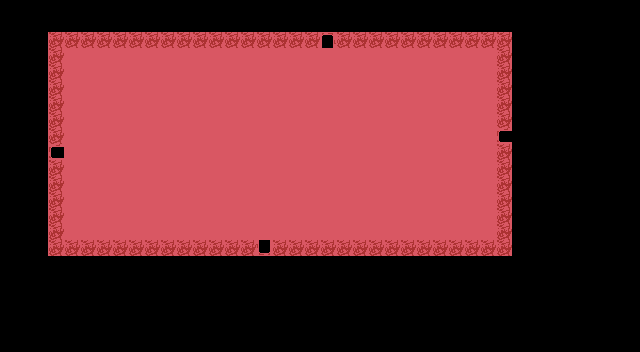

Below is a game level as drawn by its tile map, then a one-line description and the .tmx file that defines it, in full:
An orthogonal 40x22 tile map with 16x16 px tiles, 3 tile layers (border_tiles, door, floor) and 4 objects (border_right, border_left, border_bottom, border_top).

<map version="1.5" tiledversion="1.5.0" orientation="orthogonal" renderorder="right-down" width="40" height="22" tilewidth="16" tileheight="16" infinite="0" nextlayerid="8" nextobjectid="165">
 <tileset firstgid="1" source="tileset.tsx" />
 <layer id="7" name="border_tiles" width="40" height="22">
  <data encoding="csv">
0,0,0,0,0,0,0,0,0,0,0,0,0,0,0,0,0,0,0,0,0,0,0,0,0,0,0,0,0,0,0,0,0,0,0,0,0,0,0,0,
0,0,0,0,0,0,0,0,0,0,0,0,0,0,0,0,0,0,0,0,0,0,0,0,0,0,0,0,0,0,0,0,0,0,0,0,0,0,0,0,
0,0,0,2,2,2,2,2,2,2,2,2,2,2,2,2,2,2,2,2,0,2,2,2,2,2,2,2,2,2,2,2,0,0,0,0,0,0,0,0,
0,0,0,2,0,0,0,0,0,0,0,0,0,0,0,0,0,0,0,0,0,0,0,0,0,0,0,0,0,0,0,2,0,0,0,0,0,0,0,0,
0,0,0,2,0,0,0,0,0,0,0,0,0,0,0,0,0,0,0,0,0,0,0,0,0,0,0,0,0,0,0,2,0,0,0,0,0,0,0,0,
0,0,0,2,0,0,0,0,0,0,0,0,0,0,0,0,0,0,0,0,0,0,0,0,0,0,0,0,0,0,0,2,0,0,0,0,0,0,0,0,
0,0,0,2,0,0,0,0,0,0,0,0,0,0,0,0,0,0,0,0,0,0,0,0,0,0,0,0,0,0,0,2,0,0,0,0,0,0,0,0,
0,0,0,2,0,0,0,0,0,0,0,0,0,0,0,0,0,0,0,0,0,0,0,0,0,0,0,0,0,0,0,2,0,0,0,0,0,0,0,0,
0,0,0,2,0,0,0,0,0,0,0,0,0,0,0,0,0,0,0,0,0,0,0,0,0,0,0,0,0,0,0,0,0,0,0,0,0,0,0,0,
0,0,0,0,0,0,0,0,0,0,0,0,0,0,0,0,0,0,0,0,0,0,0,0,0,0,0,0,0,0,0,2,0,0,0,0,0,0,0,0,
0,0,0,2,0,0,0,0,0,0,0,0,0,0,0,0,0,0,0,0,0,0,0,0,0,0,0,0,0,0,0,2,0,0,0,0,0,0,0,0,
0,0,0,2,0,0,0,0,0,0,0,0,0,0,0,0,0,0,0,0,0,0,0,0,0,0,0,0,0,0,0,2,0,0,0,0,0,0,0,0,
0,0,0,2,0,0,0,0,0,0,0,0,0,0,0,0,0,0,0,0,0,0,0,0,0,0,0,0,0,0,0,2,0,0,0,0,0,0,0,0,
0,0,0,2,0,0,0,0,0,0,0,0,0,0,0,0,0,0,0,0,0,0,0,0,0,0,0,0,0,0,0,2,0,0,0,0,0,0,0,0,
0,0,0,2,0,0,0,0,0,0,0,0,0,0,0,0,0,0,0,0,0,0,0,0,0,0,0,0,0,0,0,2,0,0,0,0,0,0,0,0,
0,0,0,2,2,2,2,2,2,2,2,2,2,2,2,2,0,2,2,2,2,2,2,2,2,2,2,2,2,2,2,2,0,0,0,0,0,0,0,0,
0,0,0,0,0,0,0,0,0,0,0,0,0,0,0,0,0,0,0,0,0,0,0,0,0,0,0,0,0,0,0,0,0,0,0,0,0,0,0,0,
0,0,0,0,0,0,0,0,0,0,0,0,0,0,0,0,0,0,0,0,0,0,0,0,0,0,0,0,0,0,0,0,0,0,0,0,0,0,0,0,
0,0,0,0,0,0,0,0,0,0,0,0,0,0,0,0,0,0,0,0,0,0,0,0,0,0,0,0,0,0,0,0,0,0,0,0,0,0,0,0,
0,0,0,0,0,0,0,0,0,0,0,0,0,0,0,0,0,0,0,0,0,0,0,0,0,0,0,0,0,0,0,0,0,0,0,0,0,0,0,0,
0,0,0,0,0,0,0,0,0,0,0,0,0,0,0,0,0,0,0,0,0,0,0,0,0,0,0,0,0,0,0,0,0,0,0,0,0,0,0,0,
0,0,0,0,0,0,0,0,0,0,0,0,0,0,0,0,0,0,0,0,0,0,0,0,0,0,0,0,0,0,0,0,0,0,0,0,0,0,0,0
</data>
 </layer>
 <objectgroup id="6" name="border">
  <object id="154" name="border_right" x="496" y="32" width="16" height="224" />
  <object id="161" name="border_left" x="48" y="32" width="16" height="224" />
  <object id="163" name="border_bottom" x="64" y="240" width="432" height="16" />
  <object id="164" name="border_top" x="64" y="32" width="432" height="16" />
 </objectgroup>
 <layer id="3" name="door" width="40" height="22">
  <data encoding="csv">
0,0,0,0,0,0,0,0,0,0,0,0,0,0,0,0,0,0,0,0,0,0,0,0,0,0,0,0,0,0,0,0,0,0,0,0,0,0,0,0,
0,0,0,0,0,0,0,0,0,0,0,0,0,0,0,0,0,0,0,0,0,0,0,0,0,0,0,0,0,0,0,0,0,0,0,0,0,0,0,0,
0,0,0,0,0,0,0,0,0,0,0,0,0,0,0,0,0,0,0,0,3,0,0,0,0,0,0,0,0,0,0,0,0,0,0,0,0,0,0,0,
0,0,0,0,0,0,0,0,0,0,0,0,0,0,0,0,0,0,0,0,0,0,0,0,0,0,0,0,0,0,0,0,0,0,0,0,0,0,0,0,
0,0,0,0,0,0,0,0,0,0,0,0,0,0,0,0,0,0,0,0,0,0,0,0,0,0,0,0,0,0,0,0,0,0,0,0,0,0,0,0,
0,0,0,0,0,0,0,0,0,0,0,0,0,0,0,0,0,0,0,0,0,0,0,0,0,0,0,0,0,0,0,0,0,0,0,0,0,0,0,0,
0,0,0,0,0,0,0,0,0,0,0,0,0,0,0,0,0,0,0,0,0,0,0,0,0,0,0,0,0,0,0,0,0,0,0,0,0,0,0,0,
0,0,0,0,0,0,0,0,0,0,0,0,0,0,0,0,0,0,0,0,0,0,0,0,0,0,0,0,0,0,0,0,0,0,0,0,0,0,0,0,
0,0,0,0,0,0,0,0,0,0,0,0,0,0,0,0,0,0,0,0,0,0,0,0,0,0,0,0,0,0,0,1610612739,0,0,0,0,0,0,0,0,
0,0,0,1610612739,0,0,0,0,0,0,0,0,0,0,0,0,0,0,0,0,0,0,0,0,0,0,0,0,0,0,0,0,0,0,0,0,0,0,0,0,
0,0,0,0,0,0,0,0,0,0,0,0,0,0,0,0,0,0,0,0,0,0,0,0,0,0,0,0,0,0,0,0,0,0,0,0,0,0,0,0,
0,0,0,0,0,0,0,0,0,0,0,0,0,0,0,0,0,0,0,0,0,0,0,0,0,0,0,0,0,0,0,0,0,0,0,0,0,0,0,0,
0,0,0,0,0,0,0,0,0,0,0,0,0,0,0,0,0,0,0,0,0,0,0,0,0,0,0,0,0,0,0,0,0,0,0,0,0,0,0,0,
0,0,0,0,0,0,0,0,0,0,0,0,0,0,0,0,0,0,0,0,0,0,0,0,0,0,0,0,0,0,0,0,0,0,0,0,0,0,0,0,
0,0,0,0,0,0,0,0,0,0,0,0,0,0,0,0,0,0,0,0,0,0,0,0,0,0,0,0,0,0,0,0,0,0,0,0,0,0,0,0,
0,0,0,0,0,0,0,0,0,0,0,0,0,0,0,0,3221225475,0,0,0,0,0,0,0,0,0,0,0,0,0,0,0,0,0,0,0,0,0,0,0,
0,0,0,0,0,0,0,0,0,0,0,0,0,0,0,0,0,0,0,0,0,0,0,0,0,0,0,0,0,0,0,0,0,0,0,0,0,0,0,0,
0,0,0,0,0,0,0,0,0,0,0,0,0,0,0,0,0,0,0,0,0,0,0,0,0,0,0,0,0,0,0,0,0,0,0,0,0,0,0,0,
0,0,0,0,0,0,0,0,0,0,0,0,0,0,0,0,0,0,0,0,0,0,0,0,0,0,0,0,0,0,0,0,0,0,0,0,0,0,0,0,
0,0,0,0,0,0,0,0,0,0,0,0,0,0,0,0,0,0,0,0,0,0,0,0,0,0,0,0,0,0,0,0,0,0,0,0,0,0,0,0,
0,0,0,0,0,0,0,0,0,0,0,0,0,0,0,0,0,0,0,0,0,0,0,0,0,0,0,0,0,0,0,0,0,0,0,0,0,0,0,0,
0,0,0,0,0,0,0,0,0,0,0,0,0,0,0,0,0,0,0,0,0,0,0,0,0,0,0,0,0,0,0,0,0,0,0,0,0,0,0,0
</data>
 </layer>
 <layer id="1" name="floor" width="40" height="22">
  <data encoding="csv">
0,0,0,0,0,0,0,0,0,0,0,0,0,0,0,0,0,0,0,236,0,0,0,0,0,0,0,0,0,0,0,0,0,0,0,0,0,0,0,0,
0,0,0,0,0,0,0,0,0,0,0,0,0,0,0,0,0,0,0,236,0,0,0,0,0,0,0,0,0,0,0,0,0,0,0,0,0,0,0,0,
0,0,0,0,0,0,0,0,0,0,0,0,0,0,0,0,0,0,0,236,0,0,0,0,0,0,0,0,0,0,0,0,0,0,0,0,0,0,0,0,
0,0,0,0,1,1,1,1,1,1,1,1,1,1,1,1,1,1,1,1,1,1,1,1,1,1,1,1,1,1,1,0,0,0,0,0,0,0,0,0,
0,0,0,0,1,1,1,1,1,1,1,1,1,1,1,1,1,1,1,1,1,1,1,1,1,1,1,1,1,1,1,0,0,0,0,0,0,0,0,0,
0,0,0,0,1,1,1,1,1,1,1,1,1,1,1,1,1,1,1,1,1,1,1,1,1,1,1,1,1,1,1,0,0,0,0,0,0,0,0,0,
0,0,0,0,1,1,1,1,1,1,1,1,1,1,1,1,1,1,1,1,1,1,1,1,1,1,1,1,1,1,1,0,0,0,0,0,0,0,0,0,
0,0,0,0,1,1,1,1,1,1,1,1,1,1,1,1,1,1,1,1,1,1,1,1,1,1,1,1,1,1,1,0,0,0,0,0,0,0,0,0,
0,0,0,0,1,1,1,1,1,1,1,1,1,1,1,1,1,1,1,1,1,1,1,1,1,1,1,1,1,1,1,0,0,0,0,0,0,0,0,0,
0,0,0,0,1,1,1,1,1,1,1,1,1,1,1,1,1,1,1,1,1,1,1,1,1,1,1,1,1,1,1,0,0,0,0,0,0,0,0,0,
0,0,0,0,1,1,1,1,1,1,1,1,1,1,1,1,1,1,1,1,1,1,1,1,1,1,1,1,1,1,1,0,0,0,0,0,0,0,0,0,
0,0,0,0,1,1,1,1,1,1,1,1,1,1,1,1,1,1,1,1,1,1,1,1,1,1,1,1,1,1,1,0,0,0,0,0,0,0,0,0,
0,0,0,0,1,1,1,1,1,1,1,1,1,1,1,1,1,1,1,1,1,1,1,1,1,1,1,1,1,1,1,0,0,0,0,0,0,0,0,0,
0,0,0,0,1,1,1,1,1,1,1,1,1,1,1,1,1,1,1,1,1,1,1,1,1,1,1,1,1,1,1,0,0,0,0,0,0,0,0,0,
0,0,0,0,1,1,1,1,1,1,1,1,1,1,1,1,1,1,1,1,1,1,1,1,1,1,1,1,1,1,1,0,0,0,0,0,0,0,0,0,
0,0,0,0,0,0,0,0,0,0,0,0,0,0,0,0,0,0,0,0,0,0,0,0,0,0,0,0,0,0,0,0,0,0,0,0,0,0,0,0,
0,0,0,0,0,0,0,0,0,0,0,0,0,0,0,0,0,0,0,0,0,0,0,0,0,0,0,0,0,0,0,0,0,0,0,0,0,0,0,0,
0,0,0,0,0,0,0,0,0,0,0,0,0,0,0,0,0,0,0,0,0,0,0,0,0,0,0,0,0,0,0,0,0,0,0,0,0,0,0,0,
0,0,0,0,0,0,0,0,0,0,0,0,0,0,0,0,0,0,0,0,0,0,0,0,0,0,0,0,0,0,0,0,0,0,0,0,0,0,0,0,
0,0,0,0,0,0,0,0,0,0,0,0,0,0,0,0,0,0,0,0,0,0,0,0,0,0,0,0,0,0,0,0,0,0,0,0,0,0,0,0,
0,0,0,0,0,0,0,0,0,0,0,0,0,0,0,0,0,0,0,0,0,0,0,0,0,0,0,0,0,0,0,0,0,0,0,0,0,0,0,0,
0,0,0,0,0,0,0,0,0,0,0,0,0,0,0,0,0,0,0,0,0,0,0,0,0,0,0,0,0,0,0,0,0,0,0,0,0,0,0,0
</data>
 </layer>
</map>
